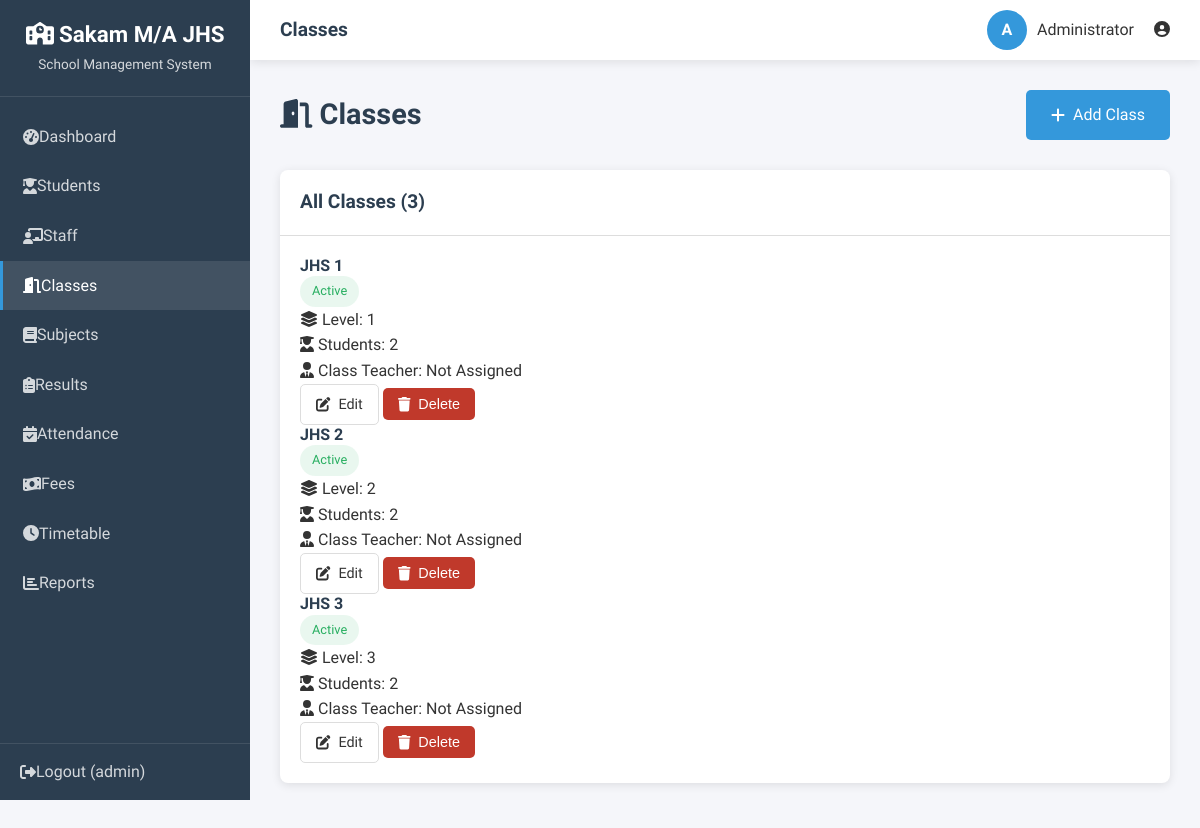
The page /admin/classes.php (signed in) on the database its author committed.
### tables this page shows
CREATE TABLE IF NOT EXISTS classes (
    id INT AUTO_INCREMENT PRIMARY KEY,
    class_name VARCHAR(50) NOT NULL UNIQUE,
    class_level INT NOT NULL,
    teacher_id INT,
    capacity INT DEFAULT 40,
    status ENUM('Active','Inactive') DEFAULT 'Active',
    created_at TIMESTAMP DEFAULT CURRENT_TIMESTAMP,
    FOREIGN KEY (teacher_id) REFERENCES teachers(id) ON DELETE SET NULL
);

### includes/db.php (called while the page is built, shortened)
<?php
require_once dirname(__DIR__) . '/config.php';
function getDB() {
    static $db = null;
    if ($db === null) {
        $db = new mysqli(DB_HOST, DB_USER, DB_PASS, DB_NAME);
        $db->set_charset("utf8mb4");
    }
    return $db;
}
function executeQuery($sql, $params = []) {
    $db = getDB();
    $stmt = $db->prepare($sql);
    $stmt->execute();
    return $stmt;
}
function fetchAll($sql, $params = []) {
    $stmt = executeQuery($sql, $params);
    $result = $stmt->get_result();
    $rows = [];
    while ($row = $result->fetch_assoc()) {
        $rows[] = $row;
    }
    return $rows;
}

### config.php (called while the page is built, shortened)
<?php
function escapeHTML($input) {
    return htmlspecialchars($input, ENT_QUOTES, 'UTF-8');
}

### admin/classes.php (the view, shortened to what this page needs)
<?php
$classes = fetchAll("
    SELECT c.*, t.first_name as teacher_first_name, t.last_name as teacher_last_name,
           (SELECT COUNT(*) FROM students WHERE class_id = c.id AND status = 'Active') as student_count
    FROM classes c
    LEFT JOIN teachers t ON c.teacher_id = t.id
    ORDER BY c.class_level, c.class_name
");
include '../includes/header.php';
?>
<div class="page-header">
    <h1><i class="fas fa-door-open"></i> Classes</h1>
    <a href="add_class.php" class="btn btn-primary">
        <i class="fas fa-plus"></i> Add Class
    </a>
</div>
<div class="card">
    <div class="card-header">
        <h3>All Classes (<?php echo count($classes); ?>)</h3>
    </div>
    <div class="card-body">
        <?php if (empty($classes)): ?>
        <div class="empty-state">
            <i class="fas fa-door-open"></i>
            <h3>No classes yet</h3>
            <p>Add your first class to get started.</p>
            <a href="add_class.php" class="btn btn-primary mt-2">Add Class</a>
        </div>
        <?php else: ?>
        <div class="grid-3">
            <?php foreach ($classes as $class): ?>
            <div class="grid-card">
                <div class="grid-card-header">
                    <h4><?php echo escapeHTML($class['class_name']); ?></h4>
<span class="badge badge-success">Active</span>
                </div>
                <div class="grid-card-body">
                    <div class="grid-item">
                        <i class="fas fa-layer-group"></i>
                        <span>Level: <?php echo $class['class_level']; ?></span>
                    </div>
                    <div class="grid-item">
                        <i class="fas fa-user-graduate"></i>
                        <span>Students: <?php echo $class['student_count']; ?></span>
                    </div>
                    <div class="grid-item">
                        <i class="fas fa-user-tie"></i>
                        <span>Class Teacher: <?php echo $class['teacher_first_name'] ? escapeHTML($class['teacher_first_name'] . ' ' . $class['teacher_last_name']) : 'Not Assigned'; ?></span>
                    </div>
                </div>
                <div class="grid-card-footer">
                    <a href="edit_class.php?id=<?php echo $class['id']; ?>" class="btn btn-sm btn-outline">
                        <i class="fas fa-edit"></i> Edit
                    </a>
                    <button onclick="deleteRecord(<?php echo $class['id']; ?>)" class="btn btn-sm btn-danger">
                        <i class="fas fa-trash"></i> Delete
                    </button>
                </div>
            </div>
            <?php endforeach; ?>
        </div>
        <?php endif; ?>
    </div>
</div>
<?php
include '../includes/footer.php';
?>

### css/style.css (style rules this page uses)
:root { --primary-color: #2c3e50; --secondary-color: #3498db; --accent-color: #e74c3c; --success-color: #27ae60; --warning-color: #f39c12; --danger-color: #c0392b; --light-color: #ecf0f1; --dark-color: #2c3e50; --text-color: #333; --text-muted: #7f8c8d; --border-color: #ddd; --shadow: 0 2px 10px rgba(0, 0, 0, 0.1); --transition: all 0.3s ease; --sidebar-width: 250px; --header-height: 60px; }
* { margin: 0; padding: 0; box-sizing: border-box; }
html { font-size: 16px; scroll-behavior: smooth; }
body { font-family: 'Segoe UI', Tahoma, Geneva, Verdana, sans-serif; line-height: 1.6; color: var(--text-color); background-color: #f5f6fa; min-height: 100vh; }
a { text-decoration: none; color: inherit; }
h1, h2, h3, h4, h5, h6 { font-weight: 600; line-height: 1.3; color: var(--dark-color); }
.page-header { display: flex; justify-content: space-between; align-items: center; margin-bottom: 30px; }
.page-header h1 { font-size: 1.8rem; }
.card { background: white; border-radius: 8px; box-shadow: var(--shadow); overflow: hidden; margin-bottom: 25px; }
.card-header { padding: 20px; border-bottom: 1px solid var(--border-color); display: flex; justify-content: space-between; align-items: center; }
.card-header h3 { font-size: 1.2rem; }
.card-body { padding: 20px; }
.btn { display: inline-flex; align-items: center; justify-content: center; gap: 8px; padding: 12px 25px; border: none; border-radius: 5px; font-size: 1rem; font-weight: 500; cursor: pointer; transition: var(--transition); }
.btn-primary { background: var(--secondary-color); color: white; }
.btn-danger { background: var(--danger-color); color: white; }
.btn-outline { background: transparent; border: 1px solid var(--border-color); color: var(--text-color); }
.btn-sm { padding: 8px 15px; font-size: 0.9rem; }
.badge { display: inline-block; padding: 5px 12px; border-radius: 20px; font-size: 0.8rem; font-weight: 500; }
.badge-success { background: rgba(39, 174, 96, 0.1); color: var(--success-color); }

### rows shown on the page
classes: class_name "JHS 1", class_level "1", student_count "2"
classes: class_name "JHS 2", class_level "2", student_count "2"
classes: class_name "JHS 3", class_level "3", student_count "2"

### other values the page prints
SITE_NAME "Sakam M/A JHS"
escapeHTML($userName) "admin"
$pageTitle "Classes"
substr($fullName, 0, 1) "A"
escapeHTML($fullName) "Administrator"
count($classes) "3"
